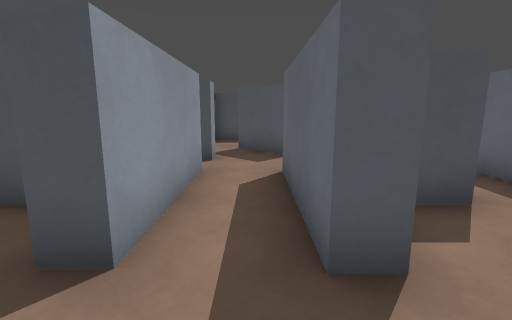
View 1 (above)

24 first-person views from a walk through a Godot game level. The camera is 1.2 m above the floor, tilts 10° down and sees 85° across. The floor is counted in squares, 1 m on a side. Each view is taken from the middle of a square. On the plan, view 1 faces up. The plan holds only what a view shows up to about 13 squares ahead; the rest is blank. Surface patterns are stand-ins for the level's own textures.

View 2
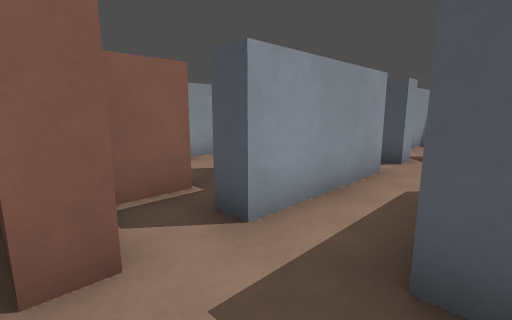

View 3
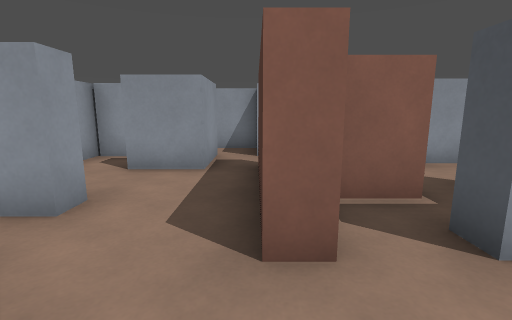

View 4
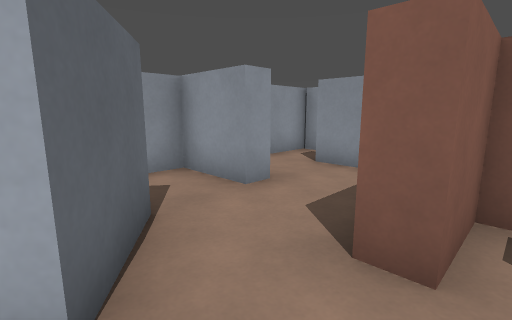

View 5
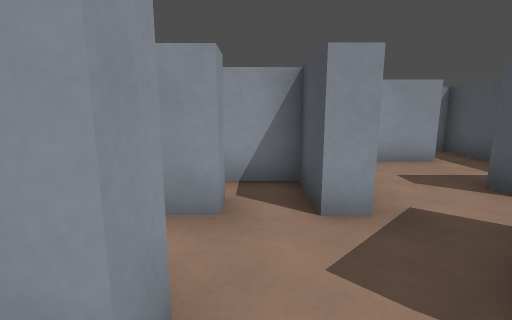

View 6
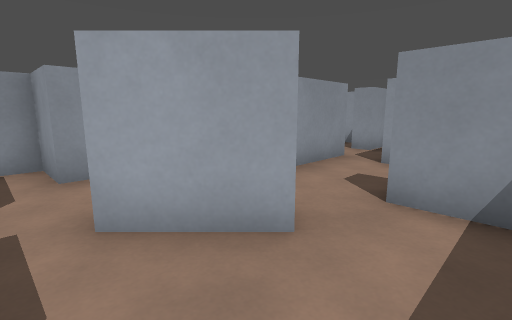

View 7
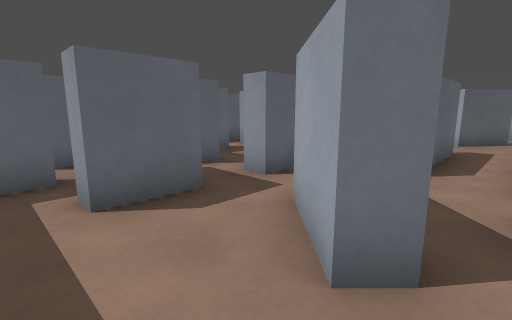

View 8
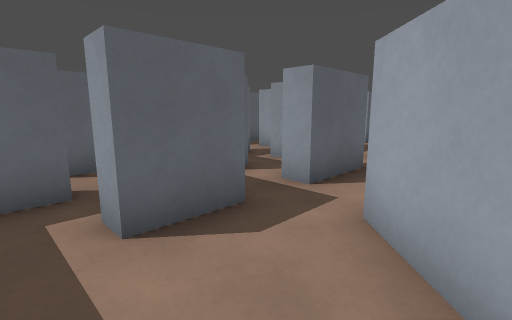

View 9
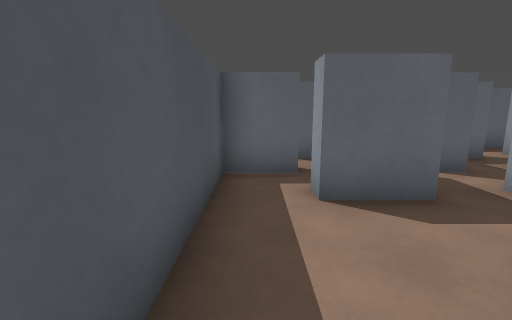

View 10
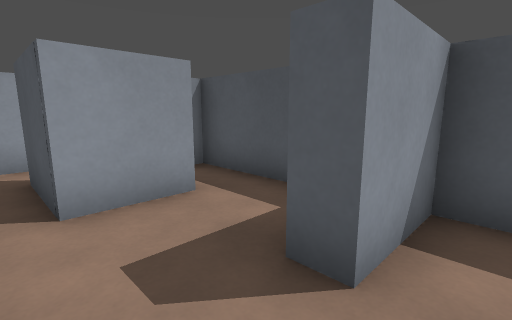

View 11
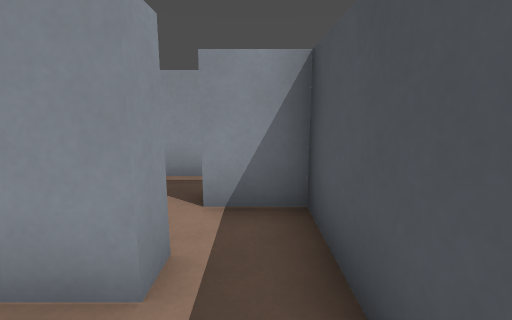

View 12
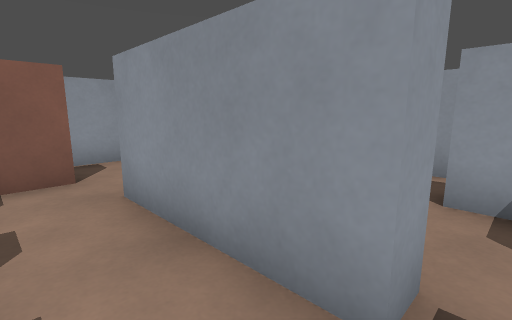

View 13
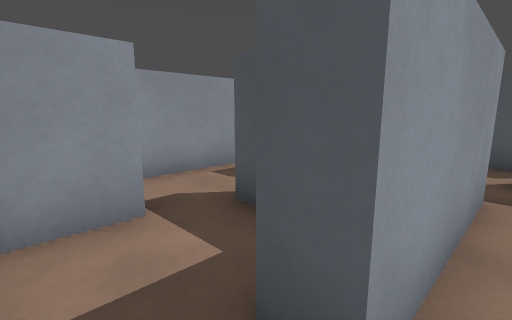

View 14
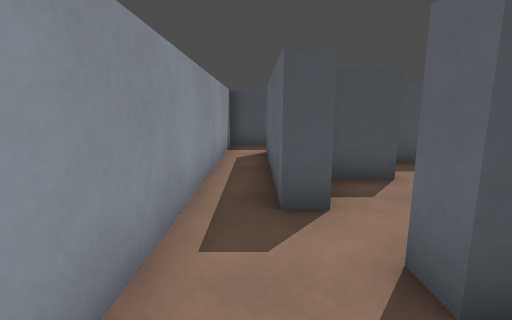

View 15
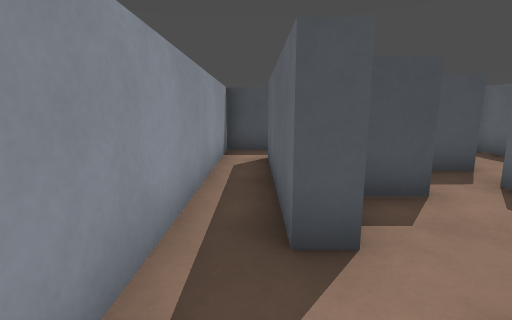

View 16
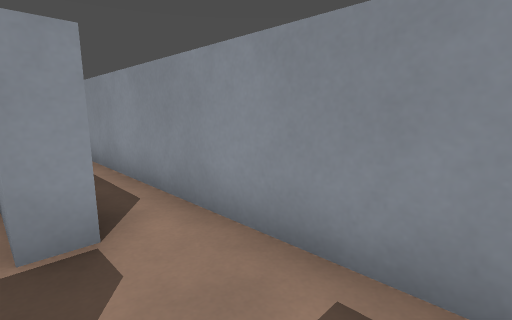

View 17
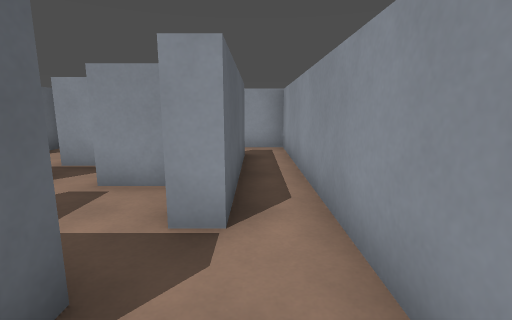

View 18
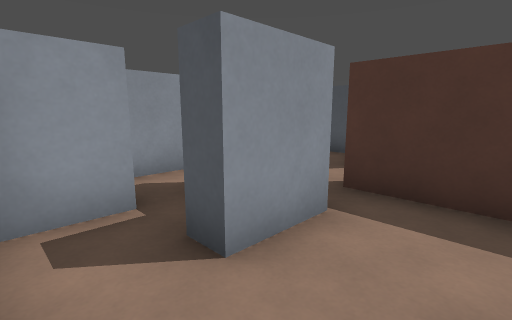

View 19
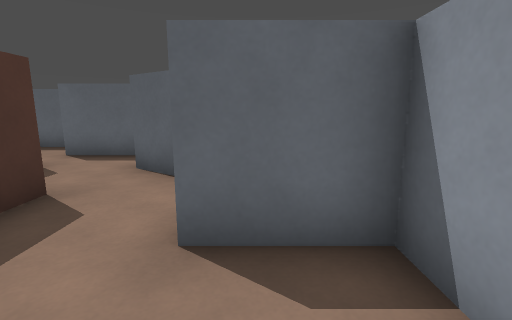

View 20
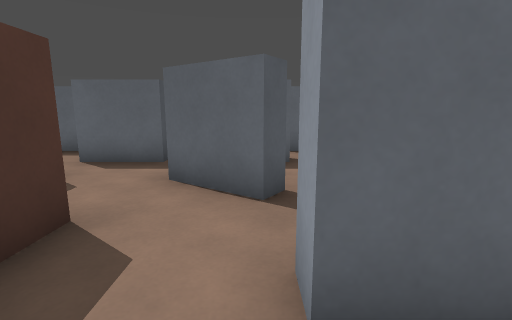

View 21
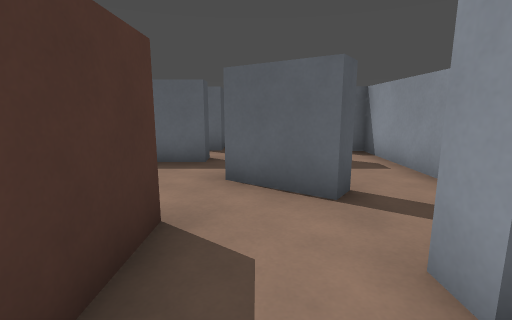

View 22
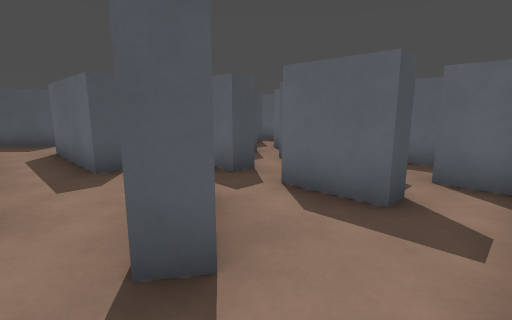

View 23
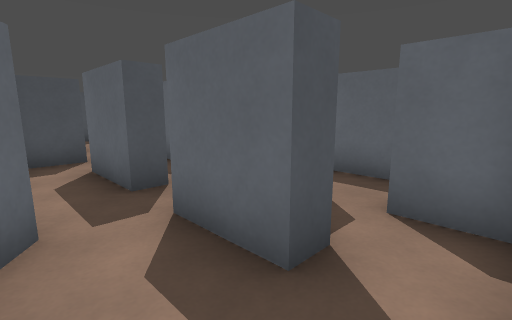

View 24
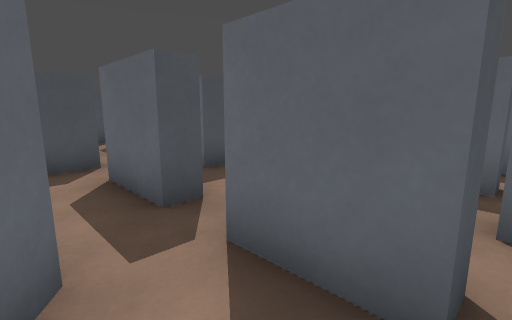

### Floor plan
Ten units are one square. View 1 is at (0, 0); x grows to the right and y downward. Boxes are objects, and circles mark ways between rooms. Rooms are numbered by the first view taken in them; rooms with no view inside come last. Other rooms are left out.
<svg viewBox="-104 -122 170 170">
<path fill="none" stroke="#000" d="M12 -19 5 -19 5 -55M-27 -15 -27 -6 -11 -6 -11 0M3 13 8 5 13 8M-11 -55 -11 -19 -18 -19M11 -55 11 -41 19 -41M26 -51 26 -72 32 -72M-6 -90 -1 -94 13 -79M26 -85 26 -103 32 -103M44 -101 44 -117 -18 -117 -18 -97M-11 -74 -11 -68 -27 -68 -27 -54M-17 -55 -11 -55M9 -75 -6 -90M5 -55 11 -55M-36 -117 -64 -117 -64 -103M-52 -103 -46 -103 -46 -94M-23 -103 -23 -114M-60 -55 -54 -55 -54 -36M-64 -74 -64 -68 -78 -68M-81 -61 -81 -53M-51 -6 -41 -6M-54 -19 -60 -19M-76 -6 -64 -6M-68 11 -46 11M-87 26 -87 -23M-99 -24 -99 43 -86 43M-81 -53 -87 -53 -87 -103M-68 -34 -78 -34 -78 -41M-87 -23 -81 -23 -81 -10M-85 -117 -99 -117 -99 -24M-46 11 -46 28 -54 28M-64 26 -64 43 -27 43 -27 23 -21 23M-11 0 -51 0M-81 -1 -81 21M13 8 9 13M32 28 26 28 26 10M2 25 -3 21 3 13M26 0 26 -23M54 0 44 0M-21 23 -21 43 44 43 44 27M61 28 61 11M50 -19 44 -19 44 -55M44 0 44 -8M-81 -101 -81 -83M-76 -74 -64 -74M-46 -85 -68 -85M-18 -97 -24 -97M-46 -94 -46 -85M-51 -72 -29 -72M-54 -36 -54 -19M-27 -24 -27 -15M29 -34 16 -34"/>
<circle cx="0" cy="-50" r="3" fill="#2a7"/>
<circle cx="-10" cy="0" r="3" fill="#2a7"/>
<circle cx="10" cy="-5" r="3" fill="#2a7"/>
<circle cx="-20" cy="-20" r="3" fill="#2a7"/>
<circle cx="20" cy="-90" r="3" fill="#2a7"/>
<circle cx="10" cy="-65" r="3" fill="#2a7"/>
<circle cx="30" cy="-50" r="3" fill="#2a7"/>
<circle cx="-10" cy="-90" r="3" fill="#2a7"/>
<circle cx="-30" cy="-50" r="3" fill="#2a7"/>
<circle cx="-20" cy="-85" r="3" fill="#2a7"/>
<circle cx="-60" cy="-100" r="3" fill="#2a7"/>
<circle cx="-35" cy="-100" r="3" fill="#2a7"/>
<circle cx="-70" cy="-50" r="3" fill="#2a7"/>
<circle cx="-60" cy="-70" r="3" fill="#2a7"/>
<circle cx="-45" cy="-45" r="3" fill="#2a7"/>
<circle cx="-70" cy="-20" r="3" fill="#2a7"/>
<circle cx="-45" cy="-20" r="3" fill="#2a7"/>
<circle cx="-90" cy="-20" r="3" fill="#2a7"/>
<circle cx="-20" cy="15" r="3" fill="#2a7"/>
<circle cx="30" cy="0" r="3" fill="#2a7"/>
<circle cx="20" cy="-20" r="3" fill="#2a7"/>
<circle cx="30" cy="-30" r="3" fill="#2a7"/>
<circle cx="-50" cy="-80" r="3" fill="#2a7"/>
<circle cx="-30" cy="-30" r="3" fill="#2a7"/>
<text x="0" y="-20">1</text>
<text x="20" y="-70">2</text>
<text x="10" y="-100">3</text>
<text x="-10" y="-70">4</text>
<text x="-40" y="-110">5</text>
<text x="-50" y="-50">6</text>
<text x="-50" y="-10">7</text>
<text x="-90" y="20">8</text>
<text x="-90" y="-60">9</text>
<text x="-40" y="20">10</text>
<text x="20" y="20">11</text>
<text x="40" y="-20">12</text>
<text x="-70" y="-90">13</text>
<text x="-30" y="-90">14</text>
<text x="-40" y="-30">15</text>
<text x="-20" y="-30">16</text>
<text x="20" y="-30">17</text>
</svg>
Room 1 opens to room 4. Room 1 opens to room 11. Room 1 opens to room 16. Room 2 opens to room 3. Room 2 opens to room 4. Room 2 opens to room 12. Room 3 opens to room 4. Room 4 opens to room 6. Room 4 opens to room 14. Room 5 opens to room 13. Room 5 opens to room 14. Room 6 opens to room 9. Room 6 opens to room 13. Room 6 opens to room 15. Room 7 opens to room 9. Room 7 opens to room 15. Room 8 opens to room 9. Room 10 opens to room 11. Room 11 opens to room 12. Room 11 opens to room 17. Room 12 opens to room 17. Room 13 opens to room 14. Room 15 opens to room 16.

Where each view was taken, in squares from view 1:
view 1: 0 up, 0 right, facing up
view 2: 0 up, 1 right, facing up-left
view 3: 0 up, 1 right, facing left
view 4: 1 up, 1 right, facing down-left
view 5: 6 up, 2 right, facing left
view 6: 11 up, 2 right, facing down-left
view 7: 11 up, 1 left, facing down-right
view 8: 11 up, 0 right, facing down-right
view 9: 11 up, 1 left, facing right
view 10: 8 up, 1 left, facing up-left
view 11: 11 up, 3 left, facing left
view 12: 6 up, 4 left, facing down-left
view 13: 1 up, 5 left, facing up-left
view 14: 2 up, 9 left, facing up
view 15: 3 up, 9 left, facing up
view 16: 5 up, 8 left, facing down-left
view 17: 5 up, 9 left, facing down
view 18: 4 down, 3 left, facing up-left
view 19: 3 down, 5 left, facing right
view 20: 2 down, 4 left, facing right
view 21: 1 down, 4 left, facing right
view 22: 4 down, 1 left, facing up-right
view 23: 4 down, 1 right, facing up-right
view 24: 3 down, 1 right, facing up-right
